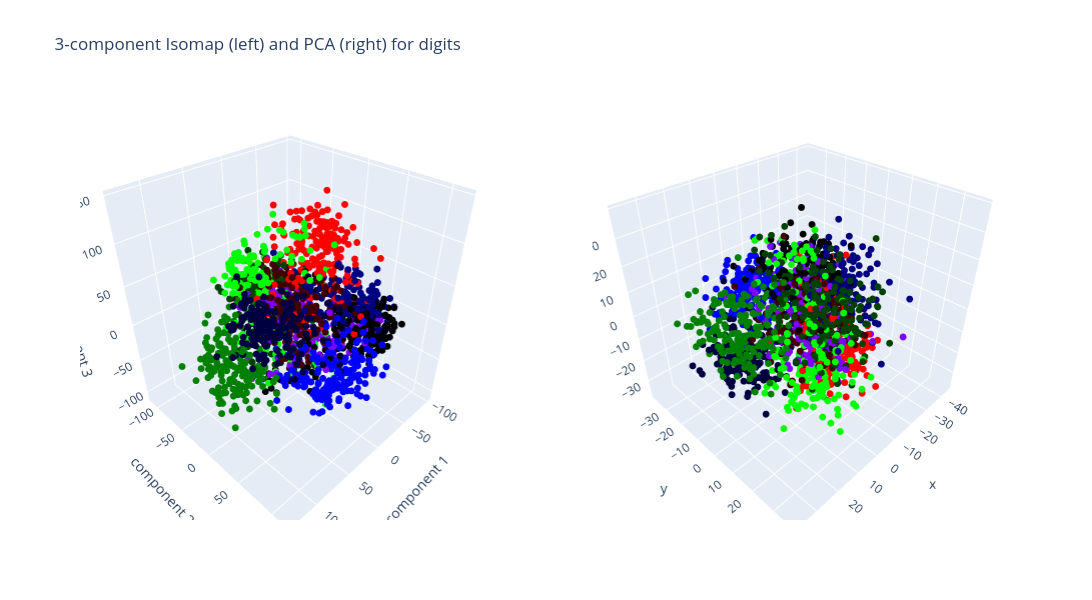

This figure's notebook cell:
### Markdown cell above
* Запустите код визуализации, чтобы увидеть результат.

### Code cell
#@title Visualization
import numpy as np
from plotly.subplots import make_subplots
import plotly.graph_objects as go

cmap = {0: 'rgba(0,0,255,255)', 1: 'rgba(0,255,0,255)', 2: 'rgba(255,0,0,255)',
        3: 'rgba(0,0,128,255)', 4: 'rgba(0,128,0,255)', 5: 'rgba(128,0,255)',
        6: 'rgba(0,0,64,255)', 7: 'rgba(0,64,0,255)', 8: 'rgba(64,0,0,255)',
        9: 'rgba(0,0,0,255)'}
colors = [cmap[int(d)] for d in digits.target]

fig = make_subplots(rows=1, cols=2, specs=[[{"type": "scene"}, {"type": "scene"}]])

iso_proj = projected_isomap()
fig.add_trace(go.Scatter3d(x=iso_proj[:, 0], y=iso_proj[:, 1], z=iso_proj[:, 2],
                           mode='markers',
                           marker=dict(size=4, color=colors)),
              row=1, col=1)

pca_proj = projected_PCA()
fig.add_trace(go.Scatter3d(x=pca_proj[:, 0], y=pca_proj[:, 1], z=pca_proj[:, 2],
                           mode='markers',
                           marker=dict(size=4, color=colors)),
              row=1, col=2)

fig.update_layout(width=1200, height=600, autosize=False,
                  title_text="3-component Isomap (left) and PCA (right) for digits",
                  scene={"xaxis": {"title": "component 1"},
                         "yaxis": {"title": "component 2"},
                         "zaxis": {"title": "component 3"}},
                  showlegend=False)

fig.show()

### Figure 1 — Plotly figure (JSON) as saved in the notebook; plotly's stock layout.template omitted (floating-point values rounded to 4 significant figures; data arrays with more than 128 entries replaced by an {"elided": "..."} marker saying what was removed)
{"data": [{"marker": {"color": {"elided": "1797 str values"}, "size": 4}, "mode": "markers", "scene": "scene", "type": "scatter3d", "x": {"elided": "1797 float values"}, "y": {"elided": "1797 float values"}, "z": {"elided": "1797 float values"}}, {"marker": {"color": {"elided": "1797 str values"}, "size": 4}, "mode": "markers", "scene": "scene2", "type": "scatter3d", "x": {"elided": "1797 float values"}, "y": {"elided": "1797 float values"}, "z": {"elided": "1797 float values"}}], "layout": {"autosize": false, "height": 600, "scene": {"domain": {"x": [0, 0.45], "y": [0, 1]}, "xaxis": {"title": {"text": "component 1"}}, "yaxis": {"title": {"text": "component 2"}}, "zaxis": {"title": {"text": "component 3"}}}, "scene2": {"domain": {"x": [0.55, 1], "y": [0, 1]}}, "showlegend": false, "title": {"text": "3-component Isomap (left) and PCA (right) for digits"}, "width": 1200}}
